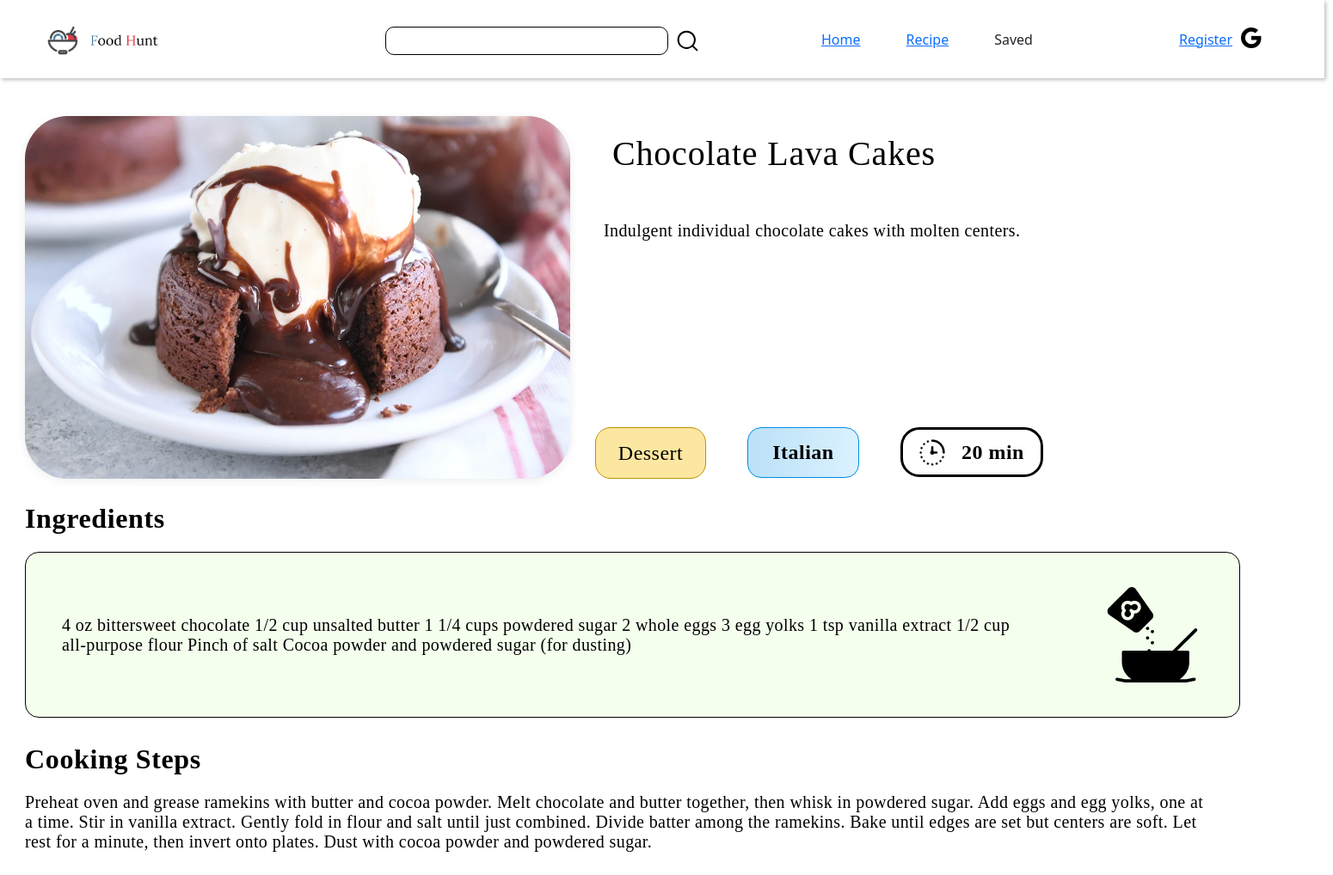
Page /recipes/21/ on the committed database.
### ZoomApp/models.py (models this page shows, shortened)
class Recipe(models.Model):
    MEAL_TYPES = [
        ('Breakfast', 'Breakfast'),
        ('Lunch', 'Lunch'),
        ('Dinner', 'Dinner'),
        ('Snack', 'Snack'),
        ('Dessert', 'Dessert'),
    ]
    CUISINE_CHOICES = [
        ('Italian', 'Italian'),
        ('Indian', 'Indian'),
        ('Chinese', 'Chinese'),
        ('Mexican', 'Mexican'),
    ]
    title = models.CharField(max_length=200)
    description = models.TextField()
    ingredients = models.JSONField(blank=True, null=True)
    steps = models.JSONField(blank=True, null=True)
    image = models.ImageField(upload_to="recipe_image/", null=True, blank=True)
    author = models.ForeignKey(User, on_delete=models.CASCADE)
    meal_type = models.CharField(max_length=20, choices=MEAL_TYPES, default='Breakfast')
    cooking_time = models.PositiveIntegerField(default=0)  # In minutes
    cuisines = models.CharField(max_length=20, choices=CUISINE_CHOICES, default="Indian")

### ZoomApp/views.py (the view)
# urls.py: path('recipes/<int:recipe_id>/', views.recipe_detail, name='recipe_detail'),
def recipe_detail(request, recipe_id):
    user = request.user
    recipe = get_object_or_404(Recipe, id=recipe_id)
    return render(request, 'recipe_detail.html', {'recipe': recipe,'user': user})

### ZoomApp/templates/recipe_detail.html (shortened to what this page needs)
<!DOCTYPE html>
<html>
<head>
    <link href="https://cdn.jsdelivr.net/npm/bootstrap@5.3.1/dist/css/bootstrap.min.css" rel="stylesheet">
</head>
<body>
    <div class="home">
        {% include 'search.html' %}
        <div class="recipe_list_box1">
            <div class="recipe_list_box2">
                <div class="recipe_box_img_title_disc">
                    <div class="recipe_box_img_details">
                        <div class="recipe_box_img">
                            <img class="recipe_img" src="../../media/{{ recipe.image }}" />
                        </div>
                        <div class="recipe_box_title_dis_time_cus_type">
                            <div class="recipe_box_title_disc">
                                <div class="recipe_box_title">
                                    <p class="recipe_title"> {{ recipe.title }}</p>
                                </div>
                                <div class="recipe_box_disc">
                                    <div class="recipe_disc">{{ recipe.description }}
                                    </div>
                                </div>
                            </div>
                            <div class="recipe_box_type_cusn_time">
                                <div class="recipe_type_box">
                                    <div class="recipe_type">{{ recipe.meal_type }}</div>
                                </div>
                                <div class="recipe_cusn_box">
                                    <div class="recipe_cusn"> {{ recipe.cuisines }}</div>
                                </div>
                                <div class="recipe_time_img_box">
                                    <img class="recipe_time_img" src="../../static/media/recipe_time.png" />
                                    <div class="recipe_time"> {{ recipe.cooking_time }} min</div>
                                </div>
                            </div>
                        </div>
                    </div>
                </div>
                <div class="recipe_box_ing_step">
                    <div class="recipe_ing_box">
                        <div class="recipe_ing_title">Ingredients</div>
                        <div class="recipe_ing_detail_img">
                            <div class="recipe_ing_detail_box">
                                <div class="recipe_ing_detail">
                                    {{ recipe.ingredients }}
                                </div>
                            </div>
                            <img class="recipe_ing_img" src="../../static/media/ingredients.png">
                        </div>
                    </div>
                    <div class="recipe_step_box">
                        <div class="recipe_step_title">Cooking Steps</div>
                        <div class="recipe_step_detail">
                            {{ recipe.steps }}
                        </div>
                    </div>
                </div>
            </div>
        </div>
    </div>
</body>
</html>

### rows in the picture
Recipe: image (picture), title "Chocolate Lava Cakes", description "Indulgent individual chocolate cakes with molten centers.", meal_type "Dessert", cuisines "Italian", cooking_time "20", ingredients "4 oz bittersweet chocolate 1/2 cup unsalted butter 1 1/4 cups powdered sugar 2 whole eggs 3 egg yolks 1 tsp vanilla extract 1/2 cup all-purpose flour Pinch of salt Cocoa powder and powdered sugar (for dusting)", steps "Preheat oven and grease ramekins with butter and cocoa powder. Melt chocolate and butter together, then whisk in powdered sugar. Add eggs and egg yolks, one at a time. Stir in vanilla extract. Gently fold in flour and salt until just combined. Divide batter among the ramekins. Bake until edges are set but centers are soft. Let rest for a minute, then invert onto plates. Dust with cocoa powder and powdered sugar."
